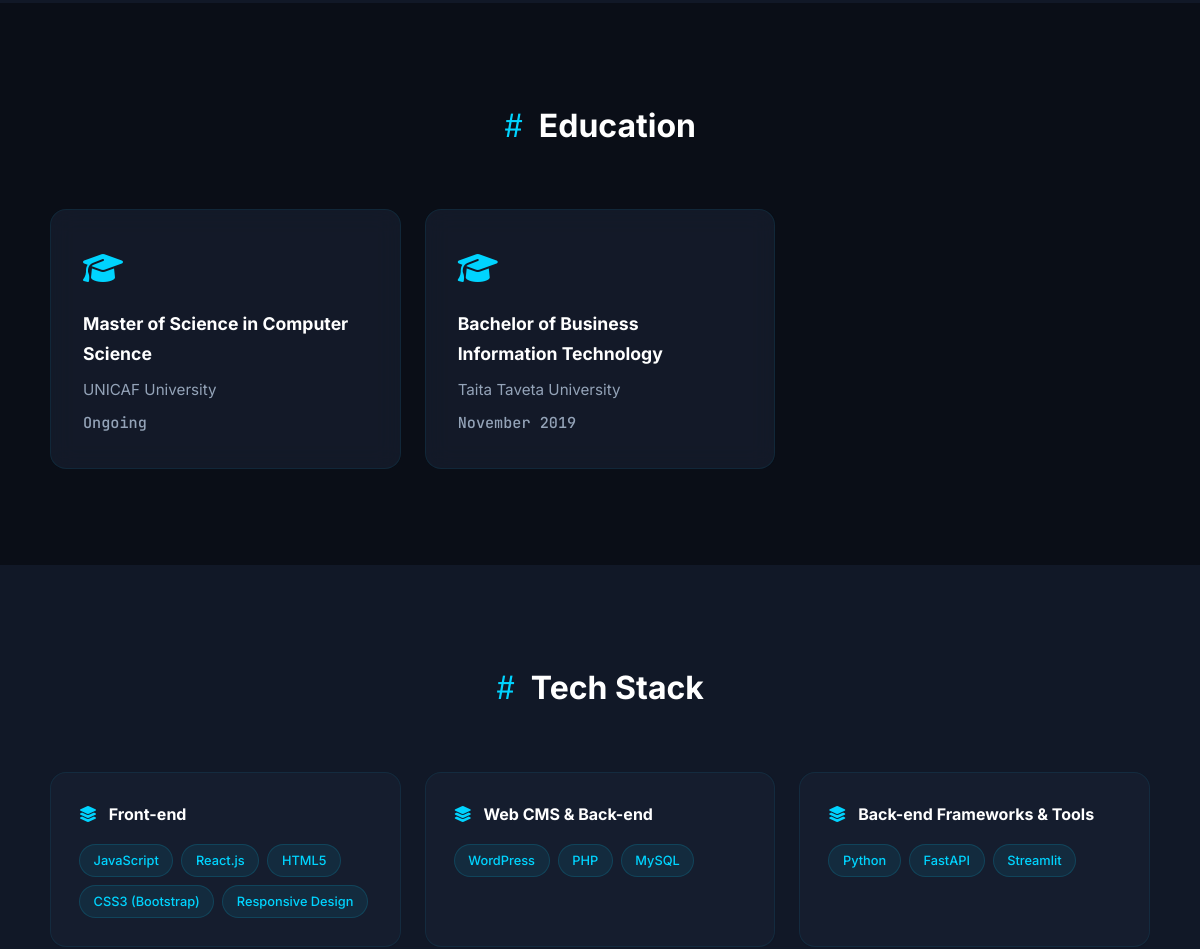
Before: / (middle part) with the older database file.
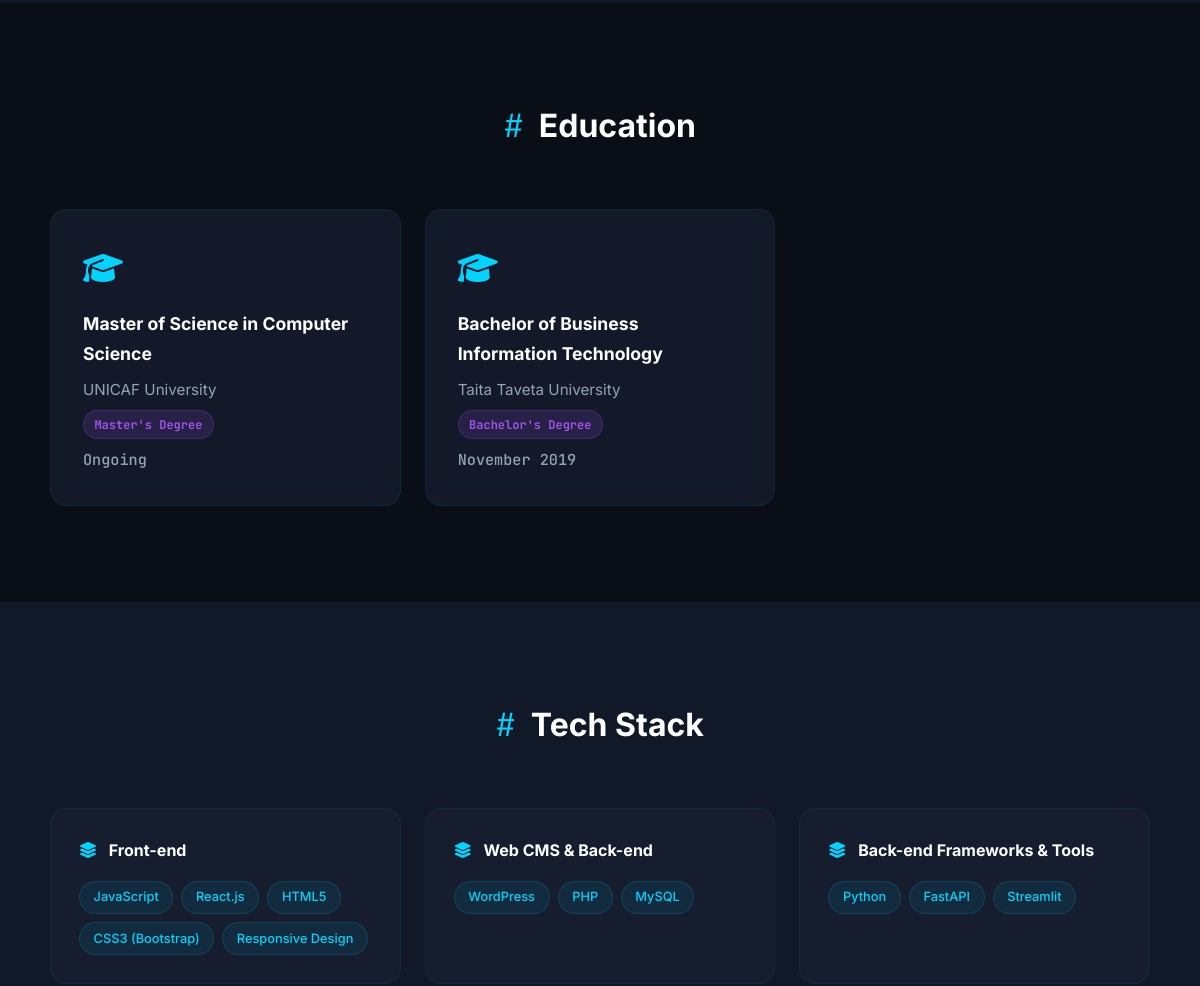
After: the same page with the newer database file.
### app.py (models this page shows)
class Education(db.Model):
    id = db.Column(db.Integer, primary_key=True)
    degree = db.Column(db.String(200), nullable=False)
    institution = db.Column(db.String(200), nullable=False)
    institution_category = db.Column(db.String(100))
    start_date = db.Column(db.String(20))
    end_date = db.Column(db.String(20))
    details = db.Column(db.Text)
    year = db.Column(db.String(50))
    sort_order = db.Column(db.Integer, default=0)

class Skill(db.Model):
    id = db.Column(db.Integer, primary_key=True)
    category = db.Column(db.String(100), nullable=False)
    items = db.Column(db.Text, nullable=False)
    sort_order = db.Column(db.Integer, default=0)

### app.py (the view)
@app.route("/")
def index():
    profile = Profile.query.first()
    experiences = Experience.query.order_by(Experience.sort_order).all()
    educations = Education.query.order_by(Education.sort_order).all()
    skills = Skill.query.order_by(Skill.sort_order).all()
    projects = Project.query.order_by(Project.sort_order).all()
    certifications = Certification.query.order_by(Certification.sort_order).all()
    return render_template(
        "index.html",
        profile=profile,
        experiences=experiences,
        educations=educations,
        skills=skills,
        projects=projects,
        certifications=certifications,
    )

### templates/index.html (shortened to what this page needs)
{% extends "base.html" %}
{% block content %}
{% if educations %}
<section class="section" id="education">
    <div class="container">
        <h2 class="section-title"><span class="title-decoration">#</span> Education</h2>
        <div class="cards-grid">
            {% for edu in educations %}
            <div class="card glass-card hover-lift">
                <div class="card-icon"><i class="fas fa-graduation-cap"></i></div>
                <h3>{{ edu.degree }}</h3>
                <p class="card-subtitle">{{ edu.institution }}</p>
                {% if edu.institution_category %}<span class="tech-badge">{{ edu.institution_category }}</span>{% endif %}
                {% if edu.start_date %}
                <p class="card-meta"><i class="fas fa-calendar-alt"></i> {{ edu.start_date }}{% if edu.end_date %} — {{ edu.end_date }}{% else %} — Present{% endif %}</p>
                {% else %}
                <p class="card-meta">{{ edu.year }}</p>
                {% endif %}
            </div>
            {% endfor %}
        </div>
    </div>
</section>
{% endif %}
{% if skills %}
<section class="section section-dark" id="skills">
    <div class="container">
        <h2 class="section-title"><span class="title-decoration">#</span> Tech Stack</h2>
        <div class="skills-grid">
            {% for skill in skills %}
            <div class="skill-card glass-card hover-lift">
                <h4><i class="fas fa-layer-group"></i> {{ skill.category }}</h4>
                <div class="skill-tags">
                    {% for item in skill.items.split(',') %}
                    <span class="tag neon-tag">{{ item.strip() }}</span>
                    {% endfor %}
                </div>
            </div>
            {% endfor %}
        </div>
    </div>
</section>
{% endif %}
{% endblock %}

### templates/base.html (shortened to what this page needs)
<!DOCTYPE html>
<html lang="en">
<head>
    <link rel="stylesheet" href="{{ url_for('static', filename='css/style.css') }}">
    <link rel="stylesheet" href="https://cdnjs.cloudflare.com/ajax/libs/font-awesome/6.5.0/css/all.min.css">
</head>
<body>
    {% block content %}{% endblock %}
</body>
</html>

### static/css/style.css (style rules this page uses)
:root { --bg-deep: #0a0e17; --bg-surface: #111827; --bg-card: #1a2235; --bg-card-hover: #1f2a40; --neon: #00d4ff; --neon-rgb: 0, 212, 255; --neon-glow: 0 0 15px rgba(0, 212, 255, 0.4), 0 0 30px rgba(0, 212, 255, 0.15); --purple: #a855f7; --purple-rgb: 168, 85, 247; --green: #22d3ee; --pink: #f472b6; --text: #e2e8f0; --text-dim: #94a3b8; --text-muted: #64748b; --radius: 16px; --radius-sm: 10px; --transition: 0.3s cubic-bezier(0.4, 0, 0.2, 1); }
*, *::before, *::after { box-sizing: border-box; margin: 0; padding: 0; }
html { scroll-behavior: smooth; }
body { font-family: 'Inter', system-ui, -apple-system, sans-serif; color: var(--text); background: var(--bg-deep); line-height: 1.7; overflow-x: hidden; }
.section { padding: 6rem 2rem; position: relative; z-index: 1; background: var(--bg-deep); }
.section-dark { background: var(--bg-surface); }
.container { max-width: 1100px; margin: 0 auto; }
.section-title { font-size: 2rem; font-weight: 700; color: #fff; margin-bottom: 3.5rem; text-align: center; font-family: 'Inter', sans-serif; }
.title-decoration { color: var(--neon); font-family: 'JetBrains Mono', monospace; margin-right: 0.5rem; font-weight: 400; }
.glass-card { background: rgba(26, 34, 53, 0.6); backdrop-filter: blur(12px); border: 1px solid rgba(var(--neon-rgb), 0.08); border-radius: var(--radius); transition: all var(--transition); opacity: 0; transform: translateY(30px); }
.glass-card.revealed { opacity: 1; transform: translateY(0); }
.cards-grid { display: grid; grid-template-columns: repeat(auto-fill, minmax(320px, 1fr)); gap: 1.5rem; }
.card { padding: 2rem; position: relative; overflow: hidden; }
.card h3 { color: #fff; margin-bottom: 0.5rem; font-size: 1.1rem; }
.card p { color: var(--text-dim); font-size: 0.95rem; }
.card-icon { font-size: 2rem; color: var(--neon); margin-bottom: 0.75rem; }
.card-subtitle { color: var(--text-muted); font-size: 0.92rem; }
.card-meta { color: var(--neon); font-size: 0.85rem; font-weight: 500; margin-top: 0.5rem; font-family: 'JetBrains Mono', monospace; }
.tech-badge { display: inline-block; font-size: 0.75rem; font-weight: 600; padding: 0.2rem 0.65rem; border-radius: 20px; background: rgba(var(--purple-rgb), 0.15); color: var(--purple); border: 1px solid rgba(var(--purple-rgb), 0.2); margin-top: 0.5rem; font-family: 'JetBrains Mono', monospace; }
.skills-grid { display: grid; grid-template-columns: repeat(auto-fill, minmax(300px, 1fr)); gap: 1.5rem; }
.skill-card { padding: 1.75rem; }
.skill-card h4 { color: #fff; font-size: 1rem; margin-bottom: 1rem; }
.skill-card h4 i { color: var(--neon); margin-right: 0.5rem; }
.skill-tags { display: flex; flex-wrap: wrap; gap: 0.5rem; margin-top: 0.5rem; }
.tag { padding: 0.3rem 0.85rem; border-radius: 20px; font-size: 0.8rem; font-weight: 500; transition: all var(--transition); }
.neon-tag { background: rgba(var(--neon-rgb), 0.08); color: var(--neon); border: 1px solid rgba(var(--neon-rgb), 0.15); }

Changed rows visible on the page:
changed Education "Master of Science in Computer Science": institution_category (not shown) → "Master's Degree"
changed Education "Bachelor of Business Information Technology": institution_category (not shown) → "Bachelor's Degree"
